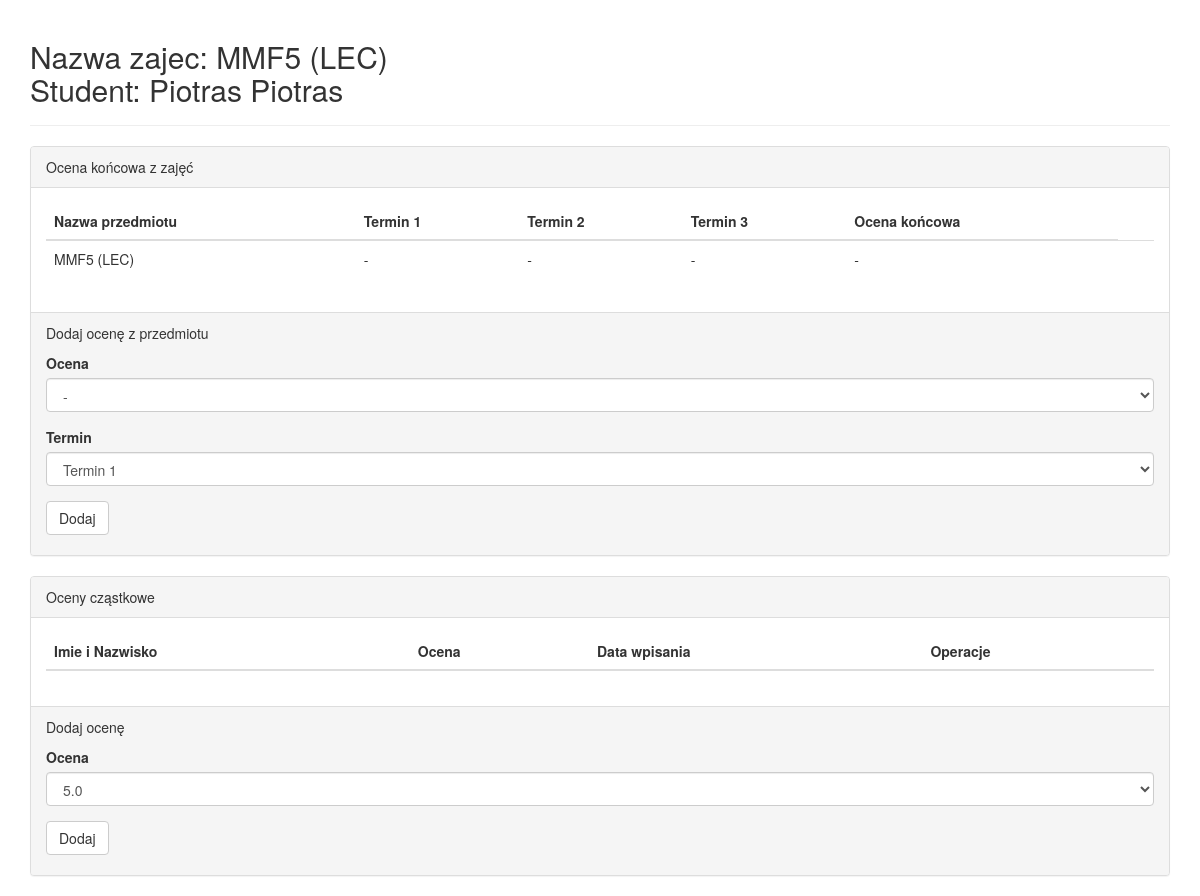
The page /teacher/subsubject/11/student/1 (signed in) on the database its author committed.
### database/models.py (models this page shows, shortened)
class Subsubject(models.Model):
    subject_id = models.ForeignKey(Subject)
    teacher_id = models.ForeignKey(Teacher)
    subsubjecttype_id = models.ForeignKey(SubsubjectType)
    hours = models.IntegerField(blank=True, null=True)
    def __str__(self):
        return self.subject_id.name + ' (' + self.subsubjecttype_id.name + ')'

class Subject(models.Model):
    teacher_id = models.ForeignKey(Teacher)
    name = models.CharField(max_length=20)
    course_homepage = models.CharField(max_length=20, blank=True,null=True)
    ECTS = models.IntegerField(default=3)
    exam = models.BooleanField(default=False, blank=True)

class SubsubjectType(models.Model):
    SUBSUBJECT_TYPE_CHOICES = (
        ('LEC', 'Lecture'),
        ('CLA', 'Auditory classes'),
        ('LAB', 'Laboratory classes'),
        ('PRO', 'Project classes'),
        ('SEM', 'Seminar classes'),
        ('CON', 'Conversation seminars'),
        ('OTH', 'Other'),
    )
    name = models.CharField(choices=SUBSUBJECT_TYPE_CHOICES, max_length=3)

class Student(models.Model):
    TERM_CHOICES = (
        (1, '1'),
        (2, '2'),
        (3, '3'),
        (4, '4'),
        (5, '5'),
        (6, '6'),
        (7, '7'),
        (8, '8'),
        (9, '9'),
        (10, '10')
    )
    user = models.OneToOneField(User)
    picture = models.ImageField(upload_to='student_profile_images', blank=True)
    term_number = models.IntegerField(choices=TERM_CHOICES,default='1')
    field_of_study = models.CharField(max_length=50,blank=True,null=True)

class SubsubjectsStudents(models.Model):
    student_id = models.ForeignKey(Student)
    sub_subject_id = models.ForeignKey(Subsubject)
    final_grade_id = models.OneToOneField(FinalGrade)

class FinalGrade(models.Model):
    GRADE_CHOICES = (
        ('2.0', '2.0'),
        ('3.0', '3.0'),
        ('3.5', '3.5'),
        ('4.0', '4.0'),
        ('4.5', '4.5'),
        ('5.0', '5.0'),
        ('zal', 'zal'),
        ('nb', 'nb'),
        ('-','-')
    )
    student_id = models.ForeignKey(Student)
    subsubject_id = models.ForeignKey(Subsubject)
    final_value = models.CharField(max_length=3, default='-',choices=GRADE_CHOICES,blank=True,null=True)
    final_date = models.DateTimeField(blank=True,null=True)
    term1_value = models.CharField(max_length=3, default='-',choices=GRADE_CHOICES,blank=True,null=True)
    term1_date = models.DateTimeField(blank=True,null=True)
    term2_value = models.CharField(max_length=3, default='-',choices=GRADE_CHOICES,blank=True,null=True)
    term2_date = models.DateTimeField(blank=True,null=True)
    term3_value = models.CharField(max_length=3, default='-',choices=GRADE_CHOICES,blank=True,null=True)
    term3_date = models.DateTimeField(blank=True,null=True)

### database/views.py (the view)
# urls.py: url(r'^teacher/subsubject/(?P<subsubject_id>[0-9]+)/student/(?P<student_id>[0-9]+)$', views.subteacherstudent, name='subteacherstudent'),
def subteacherstudent(request, subsubject_id, student_id):
    if request.user.is_authenticated():
        try:
            te = Teacher.objects.get(user=request.user)
            subsubject = Subsubject.objects.get(pk=subsubject_id)
            if subsubject.teacher_id != te:
                return HttpResponse("Nie prowadzisz tego przedmiotu")
            subsubjectStudent = SubsubjectsStudents.objects.filter(student_id=student_id).get(
                sub_subject_id=subsubject_id)
            st = Student.objects.get(pk=student_id)
            if SubjectsStudents.objects.filter(student_id=st.pk).filter(subject_id=subsubject.subject_id):
                subgrades = (subgrade for subgrade in st.subgrade_set.all().filter(sub_subject_id=subsubject.pk))
            return render(request, 'database/subteacherstudent.html',
                          {'teacher': te, 'subsubject': subsubject, 'student': st, 'subgrades': subgrades,
                           'subsubjectStudent': subsubjectStudent})
        except Student.DoesNotExist:
            return HttpResponse("Dany student nie istnieje")
        except SubjectsStudents.DoesNotExist:
            return HttpResponse("Student nie jest zapisany na ten przedmiot")
        except Teacher.DoesNotExist:
            return HttpResponse("Nie ma nauczyciela")

### database/templates/database/subteacherstudent.html (shortened to what this page needs)
<!DOCTYPE html>
<html lang="en">
<head>
  <link rel="stylesheet" href="http://maxcdn.bootstrapcdn.com/bootstrap/3.3.4/css/bootstrap.min.css">
</head>
<body>
<div class="container">
<div class="page-header">
  <h2>Nazwa zajec: {{subsubject}}</br>Student: {{student.user.first_name}} {{student.user.last_name}}</h2>
  </div>
  <div class="panel panel-default">
  <div class="panel-heading"> Ocena końcowa z zajęć</div>
<div class="panel-body">
  			  <table class="table table-hover">
				<thead>
				  <tr>
					<th>Nazwa przedmiotu</th>
					<th>Termin 1</th>
					<th>Termin 2</th>
					<th>Termin 3</th>
					<th>Ocena końcowa</th>
				  </tr>
				</thead>
				<tbody>
				<tr><td>{{subsubjectStudent.sub_subject_id}}</td><td>{{subsubjectStudent.final_grade_id.term1_value}}</td><td>{{subsubjectStudent.final_grade_id.term2_value}}</td><td>{{subsubjectStudent.final_grade_id.term3_value}}</td><td>{{subsubjectStudent.final_grade_id.final_value}}</td><td>
				</tbody>
			  </table>
			  </div>
<div class="panel-footer">
<p class="subjects">Dodaj ocenę z przedmiotu</p>
    <form action="{% url 'teacheraddgrade' %}" method='post'>
	<div class="form-group">
	<label for="grade_value">Ocena</label>
	<select name="grade_value" class="form-control">
		<option>-</option>
	</select>
	</div>
	<div class="form-group">
	<label for="term">Termin</label>
	<select name="term" class="form-control">
		<option value="term1">Termin 1</option>
	</select>
	</div>
	<input type="submit" class="btn btn-default" value="Dodaj" />
    </form>
</div>
</div>
<div class="panel panel-default">
<div class="panel-heading">Oceny cząstkowe</div>
  <div class="panel-body">
  <table class="table table-hover">
    <thead>
      <tr>
        <th>Imie i Nazwisko</th>
        <th>Ocena</th>
        <th>Data wpisania</th>
        <th>Operacje</th>
      </tr>
    </thead>
  </table>
</div>
<div class="panel-footer">
<p class="subjects">Dodaj ocenę</p>
    <form action="{% url 'teacheraddsubgrade' %}" method='post'>
	<div class="form-group">
	<label for="grade_value">Ocena</label>
	<select name="grade_value" class="form-control">
		<option>5.0</option>
	</select>
	</div>
	<input type="submit" value="Dodaj" class="btn btn-default" />
    </form>
</div>
</div>
</div>
</body>
</html>

### rows shown on the page
Subsubject: subject_id+subsubjecttype_id "MMF5 (LEC)"
Student: user.first_name "Piotras", user.last_name "Piotras"
SubsubjectsStudents: sub_subject_id "MMF5 (LEC)", final_grade_id.term1_value "-", final_grade_id.term2_value "-", final_grade_id.term3_value "-", final_grade_id.final_value "-"
